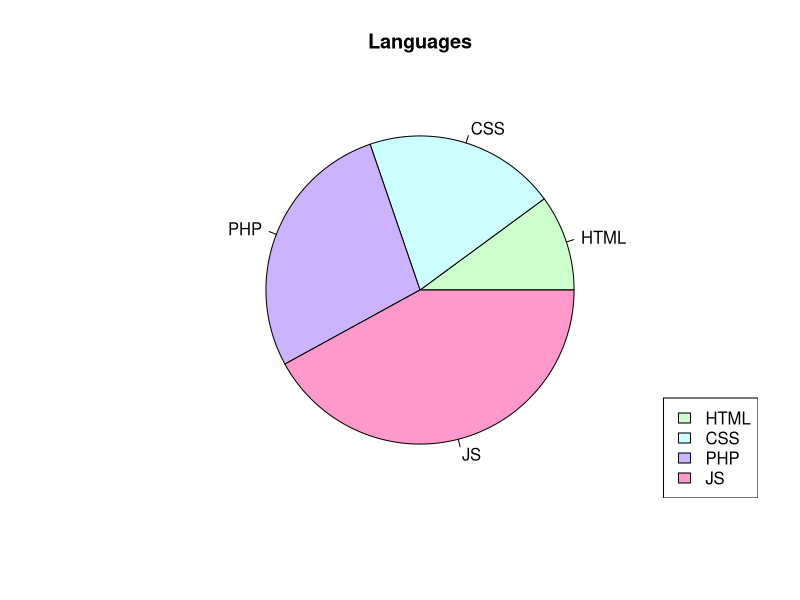
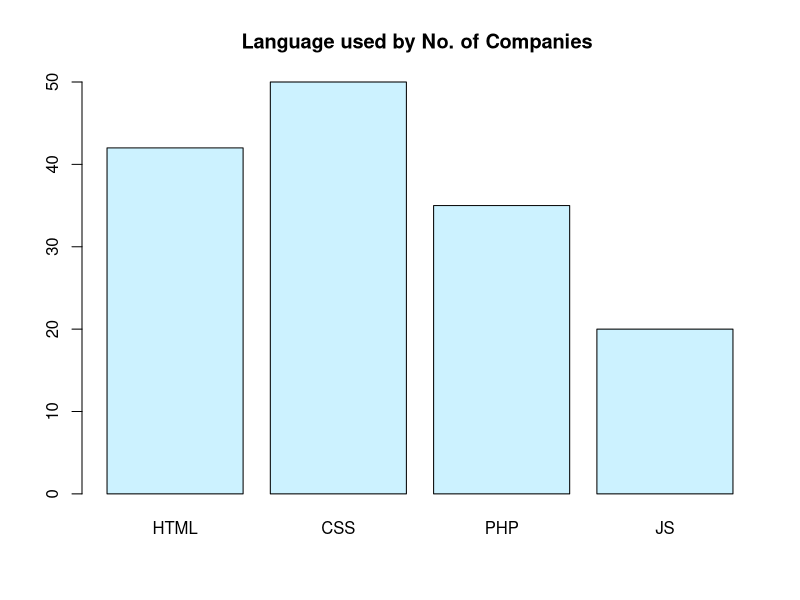
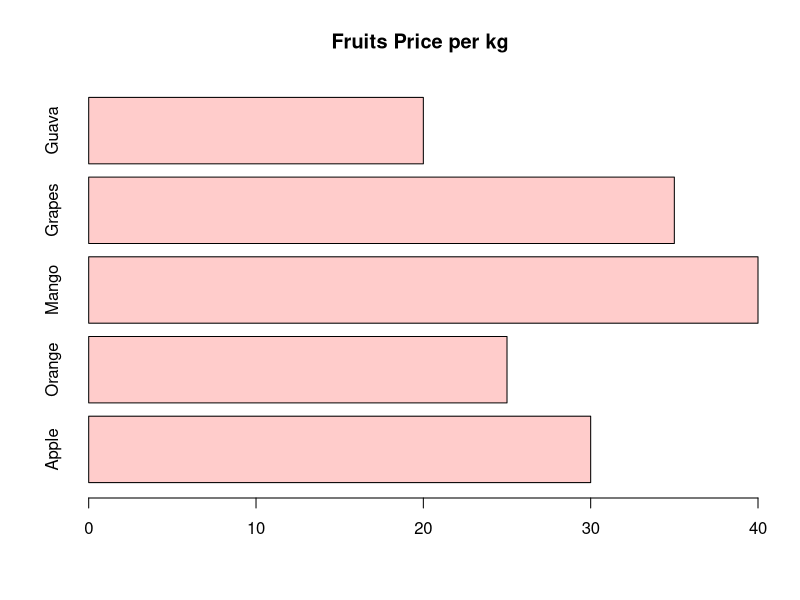
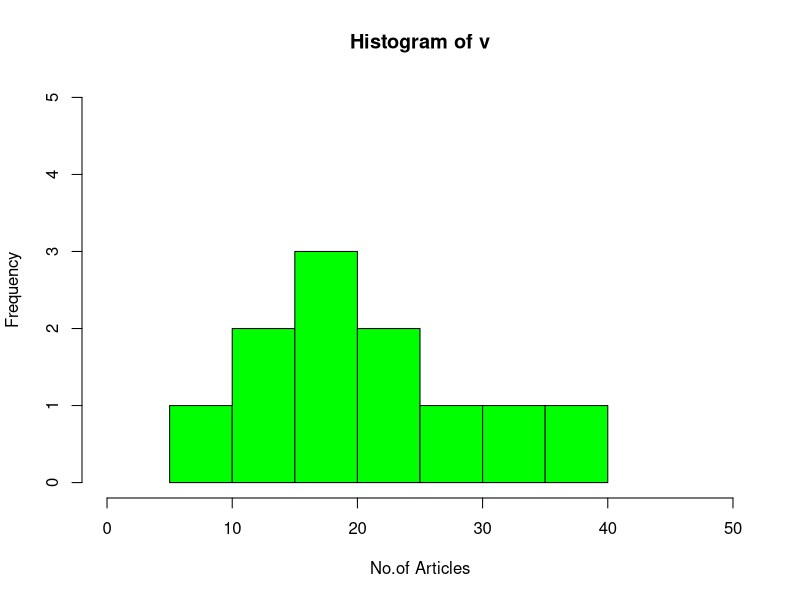
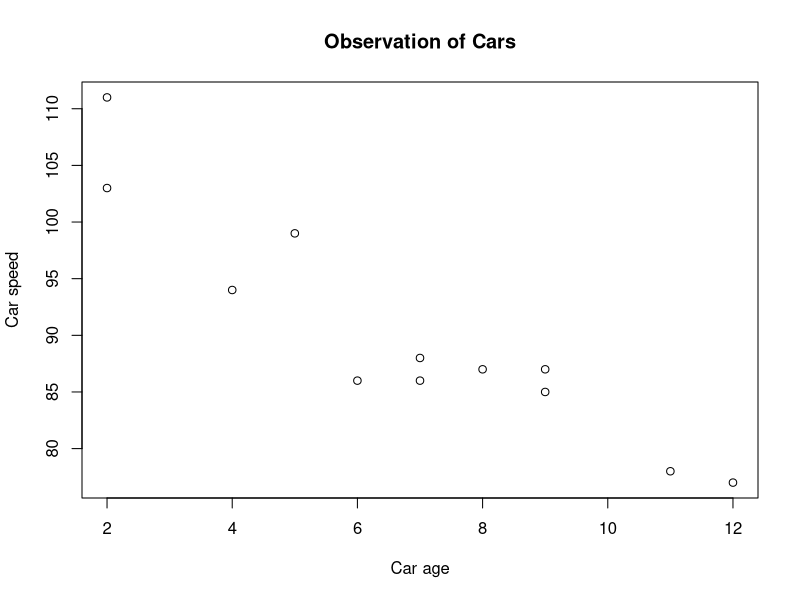
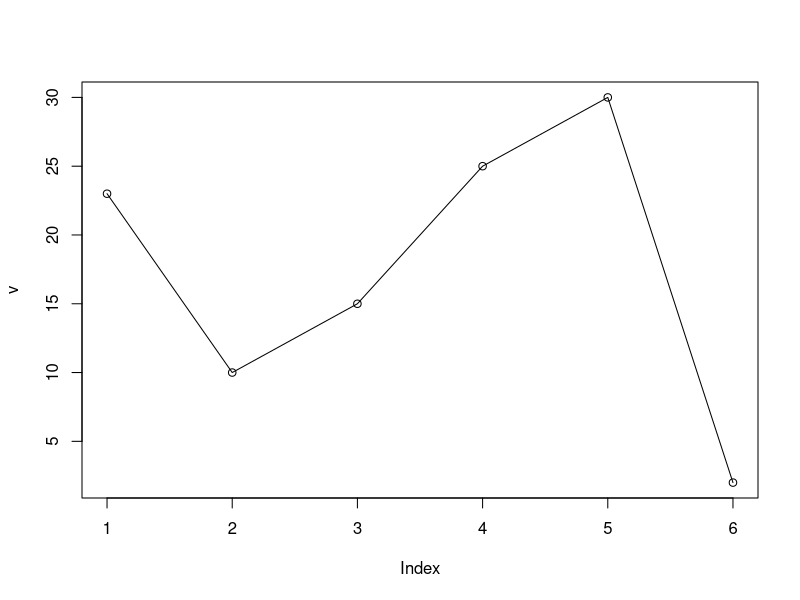
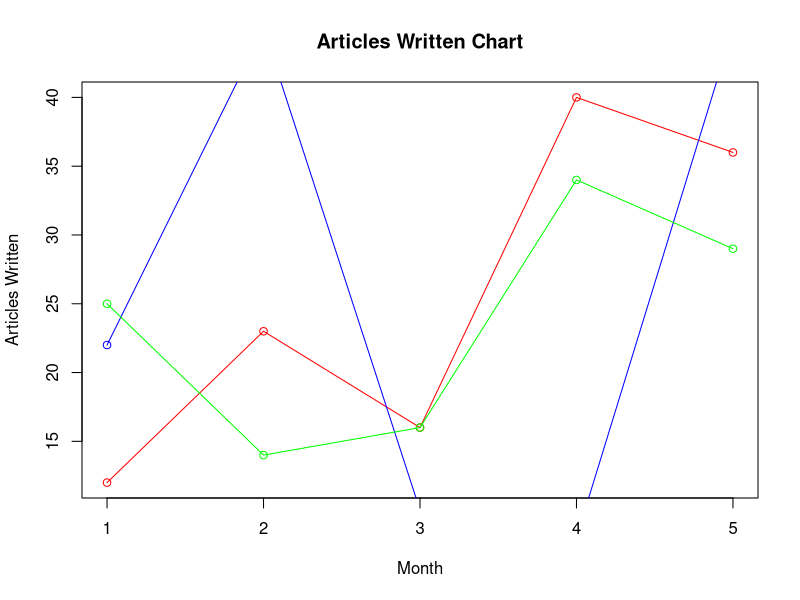
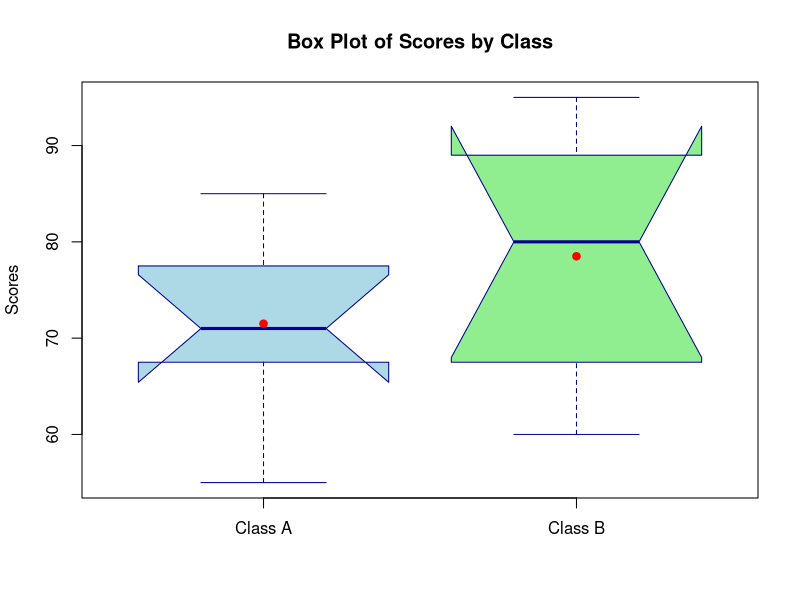

Write the R code that produced these figures, in order.
# Pie Chart:
x <- c(12,24,33,50)
mylabel <- c("HTML","CSS","PHP","JS");
colors <- c("#ccffcc", "#ccffff", "#ccb3ff", "#ff99cc")
pie(x, labels = mylabel, main = "Languages", col = colors)
legend("bottomright",mylabel,fill = colors)


#Bar Chart:
x <- c("HTML","CSS","PHP","JS");
y <- c(42,50,35,20)
barplot(y,names.arg = x, col ="#ccf2ff", main = "Language used by No. of Companies ")


#Horizontal Bar Chart:
x <- c("Apple" , "Orange" ,"Mango", "Grapes", "Guava")
y <- c(30, 25, 40, 35, 20)
barplot(y, names.arg = x, horiz = TRUE, col = "#ffcccb", main = "Fruits Price per kg")

#Histogram:
v <- c(19, 23, 11, 5, 16, 21, 32, 14, 19, 27, 39)

hist(v, xlab = "No.of Articles", col = "green", border = "black", xlim = c(0, 50), ylim = c(0, 5), breaks = 5)  


#) Scatter Plots:
x <- c(5,7,8,7,2,2,9,4,11,12,9,6)
y <- c(99,86,87,88,111,103,87,94,78,77,85,86)
plot(x, y, main="Observation of Cars", xlab="Car age", ylab="Car speed")


# Line Graph:
v <- c(23,10,15,25,30,2)
plot(v, type = "o")

# Grouped Line Graph:
v <- c(12, 23, 16, 40, 36)
t <- c(22, 45, 10, 8, 45)
m <- c(25, 14, 16, 34, 29)
plot(v, type = "o", col = "red", xlab = "Month", ylab = "Articles Written", main = "Articles Written Chart")
lines(t, type = "o", col = "blue")
lines(m, type = "o", col = "green")


#Box plot

# Sample data
# Sample data
class_A <- c(55, 67, 72, 70, 68, 75, 80, 85)
class_B <- c(60, 65, 70, 78, 82, 88, 90, 95)

# Combine into a list for multiple boxes
scores <- list("Class A" = class_A, "Class B" = class_B)

# Create box plot
boxplot(scores,
        main = "Box Plot of Scores by Class",
        ylab = "Scores",
        col = c("lightblue", "lightgreen"),
        border = "darkblue",
        notch = TRUE)

# Add mean points for each class
points(1, mean(class_A), col="red", pch=19)
points(2, mean(class_B), col="red", pch=19)



